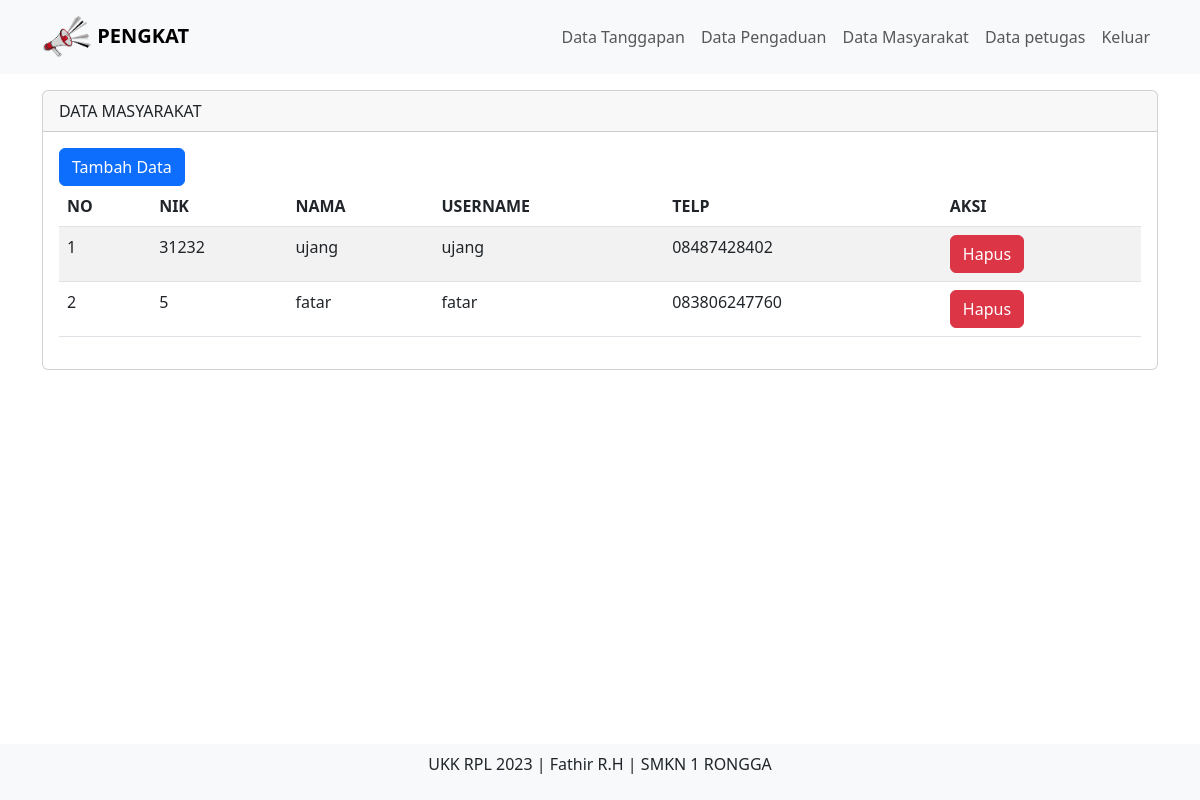
/admin/index.php?page=masyarakat (signed in), run on the app's committed database.
### tables this page shows
CREATE TABLE `tb_masyarakat` (
  `nik` char(16) NOT NULL,
  `nama` varchar(35) NOT NULL,
  `username` varchar(25) NOT NULL,
  `password` varchar(32) NOT NULL,
  `telp` varchar(13) NOT NULL,
  `level` varchar(50) NOT NULL
);

### admin/data_masyarakat.php (the view, shortened to what this page needs)
<div class="container">
<div class="row">
	<div class="col-md-12 mt-3">
		<div class="card">
			<div class="card-header">
				DATA MASYARAKAT
			</div>
			<div class="card-body">
            <a href="" class="btn btn-primary" data-bs-toggle="modal" data-bs-target="#tambahData">Tambah Data</a>
				<table class="table table-striped">
					<thead>
						<tr>
							<th>NO</th>
							<th>NIK</th>
							<th>NAMA</th>
							<th>USERNAME</th>
							<th>TELP</th>
							<th>AKSI</th>
						</tr>
					</thead>
					<tbody>
						<?php
						include '../config/koneksi.php';
						$no = 1;
						$query = mysqli_query($koneksi, "SELECT * FROM tb_masyarakat");
						while ($data = mysqli_fetch_array($query)) { ?>
							<tr>
								<td><?php echo $no++; ?></td>
								<td><?php echo $data['nik'] ?></td>
								<td><?php echo $data['nama'] ?></td>
								<td><?php echo $data['username'] ?></td>
								<td><?php echo $data['telp'] ?></td>
								<td>
									<a href="" class="btn btn-danger" data-bs-toggle="modal" data-bs-target="#hapus<?php echo $data['nik'] ?>">Hapus</a>
								</td>
						</tr>
					<?php } ?>
					</tbody>
				</table>
			</div>
		</div>
	</div>

### data on the page
tb_masyarakat: nik "31232", nama "ujang", username "ujang", telp "08487428402"
tb_masyarakat: nik "5", nama "fatar", username "fatar", telp "083806247760"
